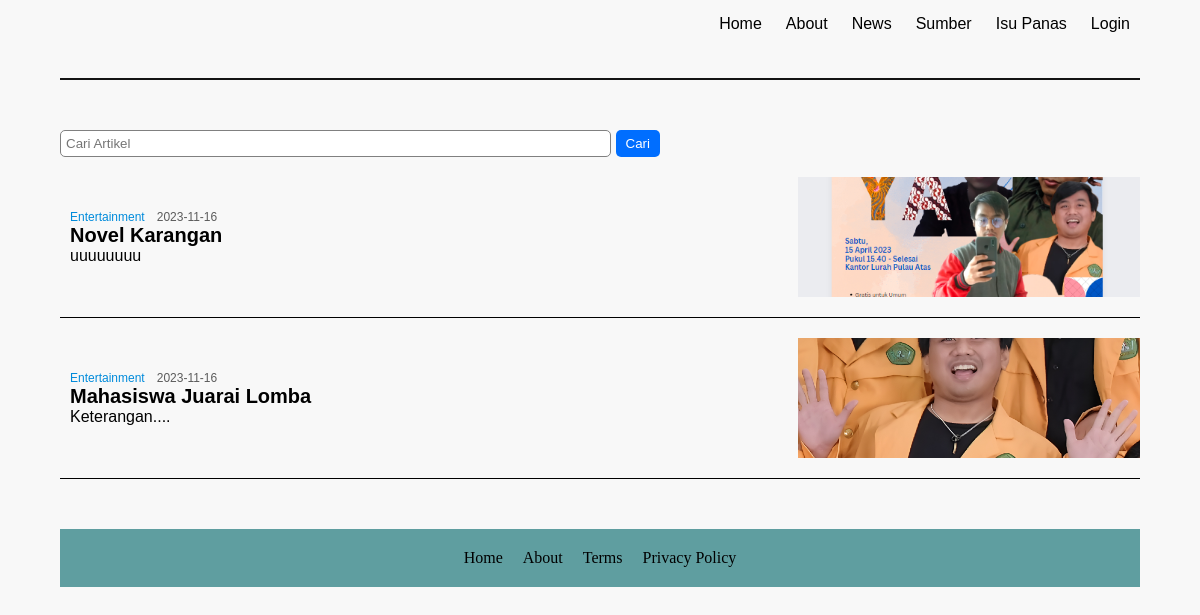
Screenshot of /PAWEB/artikel.php with the database file from the repository.
### tables this page shows
CREATE TABLE `artikel` (
  `id` int(11) NOT NULL,
  `judul` text NOT NULL,
  `tag` text NOT NULL,
  `konten` text NOT NULL,
  `gambar` varchar(255) NOT NULL,
  `createdAt` timestamp NOT NULL DEFAULT current_timestamp()
);

### PAWEB/artikel.php (the view, shortened to what this page needs)
<?php
require './model/db.php';
$cari = $_GET['query'];
?>
<!DOCTYPE html>
<html>
    <head>
        <link rel="stylesheet" href="artikel.css">
    </head>
    <body>
        <header>
            <nav>
                <div class="nav">
                    <ul>
                        <a href="index.php">Home</a>
                        <a href="aboutme.html">About</a>
                        <a href="./artikel.php">News</a>
                        <a href="./artikel.php">Sumber</a>
                        <a href="./artikel.php">Isu Panas</a>
                        <?php
                        if($_SESSION['login'] != NULL){
                        echo "<a href='./controller/logout.php'>Logout</a>";
                        echo "<a href='./profile.php'>" . $_SESSION['login'] . "</a>";
                        if($_SESSION['stat'] == 'a'){
                            echo "<a href='./tulis.html'>Tulis Artikel</a>";
                        }
                        } else {
                        echo "<a href='./login.html'>Login</a>";
                        }
                        ?>
                      </ul>
                  </div>
              </nav>
        </header>
        <div class="container">
            <form class="search-con" action="" method="GET">
                <input name="query" class="search-input" placeholder="Cari Artikel" type="text"/>
                <input class="search-button" type="submit" value="Cari"/>
            </form>
            <?php
                $sql = "SELECT * FROM artikel WHERE judul LIKE '%$cari%'";
                $rs = mysqli_query($db, $sql);
                while ($ds = mysqli_fetch_assoc($rs)) {
            ?>
                <div class="news-card">
                    <div class="newstext">
                        <div class="headtitle">
                            <div class="tag"><?php echo htmlspecialchars($ds['tag']); ?></div><div class="date"><?php echo substr($ds['createdAt'], 0, 10); ?></div>
                        </div>
                        <div class="title"><?php echo htmlspecialchars($ds['judul']); ?></div>
                        <div class="description"><?php echo htmlspecialchars($ds['konten']); ?></div>
                    </div>
                    <div class="newsimage" style="background-image: url('<?php echo $ds['gambar']; ?>');">
                    </div>
                </div>
            <?php
                }
                    ?>
        </div>
        <footer>
            <a href="#">Home</a>
            <a href="#">About</a>
            <a href="#">Terms</a>
            <a href="#">Privacy Policy</a>
        </footer>
    </body>
</html>

### PAWEB/artikel.css (style rules this page uses)
* { margin: 0; padding: 0; box-sizing: border-box; }
body { padding: 0 5%; background-color: rgb(248, 248, 248); min-height: 100vh; }
header { margin-bottom: 50px; }
.nav { position: sticky; top: 0; height: 80px; border-bottom: 2px solid rgb(20, 20, 20); width: 100%; }
.nav ul { list-style: none; cursor: pointer; float: right; }
.nav a { list-style: none; display: inline-block; text-decoration: none; color: #000000; font-family: 'Releway', sans-serif; padding: 15px 10px 15px; font-weight: 400; }
.container { display: flex; flex-direction: column; }
.news-card { font-family: 'Gill Sans', 'Gill Sans MT', Calibri, 'Trebuchet MS', sans-serif; border-bottom: 1px solid black; display: grid; grid-template-columns: 2fr 1fr; gap: 5%; align-items: center; padding-bottom: 20px; padding-top: 20px; }
.newstext { padding: 10px; }
.newsimage { background-size: cover; background-position: center; background-repeat: no-repeat; min-height: 120px; }
.headtitle { display: flex; align-items: center; }
.tag { color: rgb(0, 139, 219); margin-right: 12px; font-size: 12px; }
.date { color: #5c5c5c; font-size: 12px; }
.title { font-weight: bold; font-size: 20px; }
.search-con { display: flex; max-width: 600px; }
.search-input { width: 100%; padding: 5px; border-radius: 5px; margin-right: 5px; font-size: 20; border: 1px solid gray; }
.search-button { color: white; padding: 5px 10px; border-radius: 5px; border: none; font-size: 20; background-color: #006eff; }
footer { display: flex; justify-content: center; align-items: center; margin-top: 50px; background-color: cadetblue; position: relative; width: 100%; bottom: 0; left: 0; }
footer > a { margin: 20px 10px; color: black; text-decoration: none; }

### rows the page displays
artikel: tag "Entertainment", createdAt "2023-11-16", judul "Novel Karangan", konten "uuuuuuuu", gambar (picture)
artikel: tag "Entertainment", createdAt "2023-11-16", judul "Mahasiswa Juarai Lomba", konten "Keterangan....", gambar (picture)
